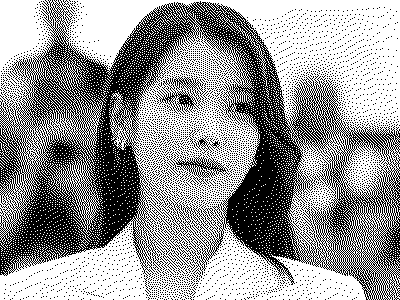
#> input picture e_paper_image.bmp, 400 x 300 px
$ python -i bmp_to_bytes.py   (imports and definitions only)
#> lines starting #> are read from the running program, lines starting #| are printed output that depends on the picture; after the words box and inside, x2 and y2 are one past the last pixel; in counts of white or black regions, pixels touching at a corner belong together
#> in image_file_to_payload, img is the input picture: PIL image 400x300 1; 59.2% white; black in thin lines or dots
import io, zlib, struct
from PIL import Image

class BMPToBytes:
    # 2bit 컬러 매핑 (RGB → 2bit)
    COLOR_MAP = {
        (255, 255, 255): 0b00,  # White
        (255, 255, 0):   0b01,  # Yellow
        (255, 0, 0):     0b10,  # Red
        (0, 0, 0):       0b11,  # Black
    }

    @staticmethod
    def convert_image_to_2bit_bytes(img: Image.Image) -> bytes:
        # 800x480 리사이즈
        img = img.resize((800, 480)).convert("RGB")
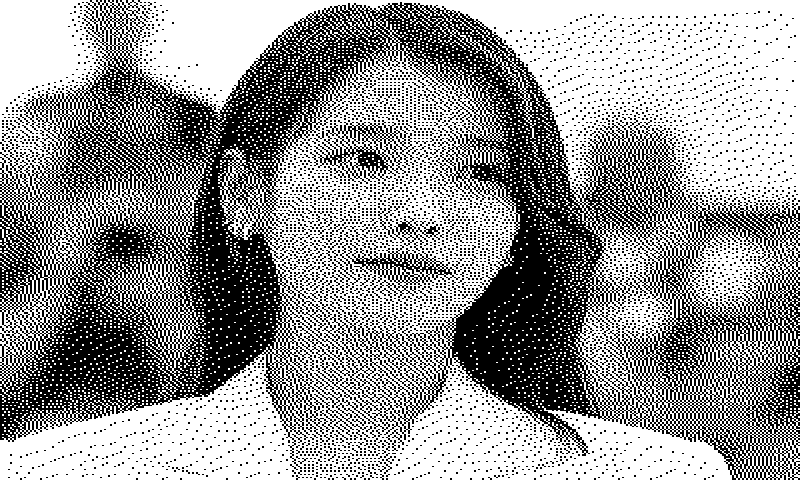
#> img: PIL image 800x480 RGB; 59.2% white; 3952 black regions (3912 under 20 px), largest, box (x1, y1, x2, y2) and area: (0, 0, 800, 480) 135004, (314, 120, 412, 184) 2104, (346, 243, 460, 298) 1554

        packed = bytearray()
        byte_val, bit_count = 0, 0

        for y in range(480):
            for x in range(800):
                pixel = img.getpixel((x, y))
                # 가장 가까운 팔레트 색 찾기
                color2bit = BMPToBytes._map_color(pixel)
                # 왼쪽 shift 후 append
                byte_val = (byte_val << 2) | color2bit
                bit_count += 2
                if bit_count == 8:
                    packed.append(byte_val)
                    byte_val, bit_count = 0, 0
#> after the loop, bit_count = 0; byte_val = 0

        # 마지막 남은 비트 패딩
        if bit_count > 0:
            packed.append(byte_val << (8 - bit_count))

        return bytes(packed)

    @staticmethod
    def _map_color(rgb):
        # 간단한 최근접 매핑
        diffs = {}
        for ref, val in BMPToBytes.COLOR_MAP.items():
            dr = rgb[0] - ref[0]
            dg = rgb[1] - ref[1]
            db = rgb[2] - ref[2]
            diffs[val] = dr*dr + dg*dg + db*db
        return min(diffs, key=diffs.get)

    @staticmethod
    def image_file_to_payload(fp: str) -> bytes:
        img = Image.open(fp)
        raw = BMPToBytes.convert_image_to_2bit_bytes(img)
        # CRC32 계산
        crc = zlib.crc32(raw) & 0xffffffff
#> crc = 3983965667
        return raw + struct.pack("<I", crc)

>>> result = BMPToBytes().image_file_to_payload('../../e_paper_image.bmp')
